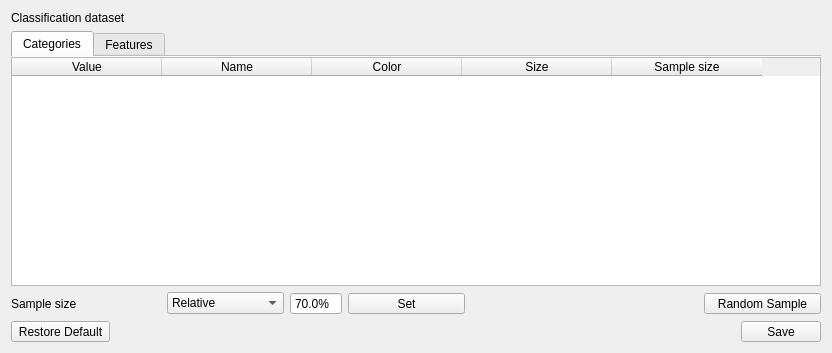
<?xml version="1.0" encoding="UTF-8"?>
<ui version="4.0">
    <class>Dialog</class>
    <widget class="QDialog" name="Dialog">
        <property name="geometry">
            <rect>
                <x>0</x>
                <y>0</y>
                <width>832</width>
                <height>353</height>
            </rect>
        </property>
        <property name="windowTitle">
            <string>Classification Dataset Manager</string>
        </property>
        <layout class="QVBoxLayout" name="verticalLayout">
            <item>
                <layout class="QHBoxLayout" name="horizontalLayout">
                    <item>
                        <widget class="QLabel" name="label_50">
                            <property name="sizePolicy">
                                <sizepolicy hsizetype="Fixed" vsizetype="Fixed">
                                    <horstretch>0</horstretch>
                                    <verstretch>0</verstretch>
                                </sizepolicy>
                            </property>
                            <property name="minimumSize">
                                <size>
                                    <width>150</width>
                                    <height>0</height>
                                </size>
                            </property>
                            <property name="text">
                                <string>Classification dataset</string>
                            </property>
                        </widget>
                    </item>
                    <item>
                        <widget class="ProcessingParameterPickleFileClassificationDatasetWidget" name="mDataset"
                                native="true"/>
                    </item>
                </layout>
            </item>
            <item>
                <widget class="QTabWidget" name="tab_18">
                    <property name="tabPosition">
                        <enum>QTabWidget::North</enum>
                    </property>
                    <property name="tabShape">
                        <enum>QTabWidget::Rounded</enum>
                    </property>
                    <property name="currentIndex">
                        <number>0</number>
                    </property>
                    <property name="documentMode">
                        <bool>true</bool>
                    </property>
                    <widget class="QWidget" name="tab_25">
                        <attribute name="title">
                            <string>Categories</string>
                        </attribute>
                        <layout class="QVBoxLayout" name="verticalLayout_15">
                            <property name="spacing">
                                <number>6</number>
                            </property>
                            <property name="leftMargin">
                                <number>0</number>
                            </property>
                            <property name="topMargin">
                                <number>0</number>
                            </property>
                            <property name="rightMargin">
                                <number>0</number>
                            </property>
                            <property name="bottomMargin">
                                <number>0</number>
                            </property>
                            <item>
                                <widget class="QTableWidget" name="mCategoryTable">
                                    <property name="sizePolicy">
                                        <sizepolicy hsizetype="Expanding" vsizetype="Expanding">
                                            <horstretch>1</horstretch>
                                            <verstretch>1</verstretch>
                                        </sizepolicy>
                                    </property>
                                    <property name="selectionMode">
                                        <enum>QAbstractItemView::NoSelection</enum>
                                    </property>
                                    <attribute name="horizontalHeaderDefaultSectionSize">
                                        <number>150</number>
                                    </attribute>
                                    <column>
                                        <property name="text">
                                            <string>Value</string>
                                        </property>
                                    </column>
                                    <column>
                                        <property name="text">
                                            <string>Name</string>
                                        </property>
                                    </column>
                                    <column>
                                        <property name="text">
                                            <string>Color</string>
                                        </property>
                                    </column>
                                    <column>
                                        <property name="text">
                                            <string>Size</string>
                                        </property>
                                    </column>
                                    <column>
                                        <property name="text">
                                            <string>Sample size</string>
                                        </property>
                                    </column>
                                </widget>
                            </item>
                        </layout>
                    </widget>
                    <widget class="QWidget" name="tab_26">
                        <attribute name="title">
                            <string>Features</string>
                        </attribute>
                        <layout class="QVBoxLayout" name="verticalLayout_16">
                            <property name="leftMargin">
                                <number>0</number>
                            </property>
                            <property name="topMargin">
                                <number>0</number>
                            </property>
                            <property name="rightMargin">
                                <number>0</number>
                            </property>
                            <property name="bottomMargin">
                                <number>0</number>
                            </property>
                            <item>
                                <widget class="QTableWidget" name="mFeaturesTable">
                                    <property name="sizePolicy">
                                        <sizepolicy hsizetype="Expanding" vsizetype="Expanding">
                                            <horstretch>1</horstretch>
                                            <verstretch>1</verstretch>
                                        </sizepolicy>
                                    </property>
                                    <property name="selectionMode">
                                        <enum>QAbstractItemView::NoSelection</enum>
                                    </property>
                                    <column>
                                        <property name="text">
                                            <string>Name</string>
                                        </property>
                                    </column>
                                </widget>
                            </item>
                        </layout>
                    </widget>
                </widget>
            </item>
            <item>
                <layout class="QHBoxLayout" name="horizontalLayout_4" stretch="0,0,0,0,2,0">
                    <item>
                        <widget class="QLabel" name="label_51">
                            <property name="sizePolicy">
                                <sizepolicy hsizetype="Preferred" vsizetype="Preferred">
                                    <horstretch>1</horstretch>
                                    <verstretch>0</verstretch>
                                </sizepolicy>
                            </property>
                            <property name="minimumSize">
                                <size>
                                    <width>150</width>
                                    <height>0</height>
                                </size>
                            </property>
                            <property name="text">
                                <string>Sample size</string>
                            </property>
                        </widget>
                    </item>
                    <item>
                        <widget class="QComboBox" name="mSampleType">
                            <property name="sizePolicy">
                                <sizepolicy hsizetype="Preferred" vsizetype="Fixed">
                                    <horstretch>1</horstretch>
                                    <verstretch>0</verstretch>
                                </sizepolicy>
                            </property>
                            <item>
                                <property name="text">
                                    <string>Relative</string>
                                </property>
                            </item>
                            <item>
                                <property name="text">
                                    <string>Absolute</string>
                                </property>
                            </item>
                        </widget>
                    </item>
                    <item>
                        <widget class="QStackedWidget" name="stackedWidget">
                            <property name="sizePolicy">
                                <sizepolicy hsizetype="Preferred" vsizetype="Fixed">
                                    <horstretch>0</horstretch>
                                    <verstretch>0</verstretch>
                                </sizepolicy>
                            </property>
                            <property name="currentIndex">
                                <number>0</number>
                            </property>
                            <widget class="QWidget" name="page">
                                <layout class="QVBoxLayout" name="verticalLayout_2">
                                    <property name="leftMargin">
                                        <number>0</number>
                                    </property>
                                    <property name="topMargin">
                                        <number>0</number>
                                    </property>
                                    <property name="rightMargin">
                                        <number>0</number>
                                    </property>
                                    <property name="bottomMargin">
                                        <number>0</number>
                                    </property>
                                    <item>
                                        <widget class="QgsDoubleSpinBox" name="mRelativeSize">
                                            <property name="sizePolicy">
                                                <sizepolicy hsizetype="Preferred" vsizetype="Fixed">
                                                    <horstretch>1</horstretch>
                                                    <verstretch>0</verstretch>
                                                </sizepolicy>
                                            </property>
                                            <property name="buttonSymbols">
                                                <enum>QAbstractSpinBox::NoButtons</enum>
                                            </property>
                                            <property name="prefix">
                                                <string/>
                                            </property>
                                            <property name="suffix">
                                                <string>%</string>
                                            </property>
                                            <property name="decimals">
                                                <number>1</number>
                                            </property>
                                            <property name="value">
                                                <double>70.000000000000000</double>
                                            </property>
                                            <property name="showClearButton" stdset="0">
                                                <bool>false</bool>
                                            </property>
                                        </widget>
                                    </item>
                                </layout>
                            </widget>
                            <widget class="QWidget" name="page_2">
                                <layout class="QVBoxLayout" name="verticalLayout_3">
                                    <property name="leftMargin">
                                        <number>0</number>
                                    </property>
                                    <property name="topMargin">
                                        <number>0</number>
                                    </property>
                                    <property name="rightMargin">
                                        <number>0</number>
                                    </property>
                                    <property name="bottomMargin">
                                        <number>0</number>
                                    </property>
                                    <item>
                                        <widget class="QgsSpinBox" name="mAbsoluteSize">
                                            <property name="sizePolicy">
                                                <sizepolicy hsizetype="Preferred" vsizetype="Fixed">
                                                    <horstretch>0</horstretch>
                                                    <verstretch>0</verstretch>
                                                </sizepolicy>
                                            </property>
                                            <property name="buttonSymbols">
                                                <enum>QAbstractSpinBox::NoButtons</enum>
                                            </property>
                                            <property name="suffix">
                                                <string/>
                                            </property>
                                            <property name="prefix">
                                                <string/>
                                            </property>
                                            <property name="maximum">
                                                <number>999999999</number>
                                            </property>
                                            <property name="showClearButton" stdset="0">
                                                <bool>false</bool>
                                            </property>
                                        </widget>
                                    </item>
                                </layout>
                            </widget>
                        </widget>
                    </item>
                    <item>
                        <widget class="QToolButton" name="mSetSampleSize">
                            <property name="sizePolicy">
                                <sizepolicy hsizetype="Preferred" vsizetype="Fixed">
                                    <horstretch>1</horstretch>
                                    <verstretch>0</verstretch>
                                </sizepolicy>
                            </property>
                            <property name="minimumSize">
                                <size>
                                    <width>80</width>
                                    <height>0</height>
                                </size>
                            </property>
                            <property name="toolTip">
                                <string/>
                            </property>
                            <property name="text">
                                <string>Set</string>
                            </property>
                        </widget>
                    </item>
                    <item>
                        <spacer name="horizontalSpacer_3">
                            <property name="orientation">
                                <enum>Qt::Horizontal</enum>
                            </property>
                            <property name="sizeHint" stdset="0">
                                <size>
                                    <width>40</width>
                                    <height>20</height>
                                </size>
                            </property>
                        </spacer>
                    </item>
                    <item>
                        <widget class="QToolButton" name="mRandomSample">
                            <property name="sizePolicy">
                                <sizepolicy hsizetype="Preferred" vsizetype="Fixed">
                                    <horstretch>1</horstretch>
                                    <verstretch>0</verstretch>
                                </sizepolicy>
                            </property>
                            <property name="text">
                                <string>Random Sample</string>
                            </property>
                            <property name="icon">
                                <iconset>
                                    <normaloff>:/images/themes/default/processingAlgorithm.svg</normaloff>
                                    :/images/themes/default/processingAlgorithm.svg
                                </iconset>
                            </property>
                            <property name="toolButtonStyle">
                                <enum>Qt::ToolButtonTextBesideIcon</enum>
                            </property>
                        </widget>
                    </item>
                </layout>
            </item>
            <item>
                <layout class="QHBoxLayout" name="horizontalLayout_2">
                    <item>
                        <widget class="QToolButton" name="mRestore">
                            <property name="text">
                                <string>Restore Default</string>
                            </property>
                        </widget>
                    </item>
                    <item>
                        <spacer name="horizontalSpacer">
                            <property name="orientation">
                                <enum>Qt::Horizontal</enum>
                            </property>
                            <property name="sizeHint" stdset="0">
                                <size>
                                    <width>40</width>
                                    <height>20</height>
                                </size>
                            </property>
                        </spacer>
                    </item>
                    <item>
                        <widget class="QToolButton" name="mSave">
                            <property name="sizePolicy">
                                <sizepolicy hsizetype="Fixed" vsizetype="Fixed">
                                    <horstretch>0</horstretch>
                                    <verstretch>0</verstretch>
                                </sizepolicy>
                            </property>
                            <property name="minimumSize">
                                <size>
                                    <width>80</width>
                                    <height>0</height>
                                </size>
                            </property>
                            <property name="toolTip">
                                <string/>
                            </property>
                            <property name="text">
                                <string>Save</string>
                            </property>
                        </widget>
                    </item>
                </layout>
            </item>
        </layout>
    </widget>
    <customwidgets>
        <customwidget>
            <class>QgsDoubleSpinBox</class>
            <extends>QDoubleSpinBox</extends>
            <header>qgsdoublespinbox.h</header>
        </customwidget>
        <customwidget>
            <class>QgsSpinBox</class>
            <extends>QSpinBox</extends>
            <header>qgsspinbox.h</header>
        </customwidget>
        <customwidget>
            <class>ProcessingParameterPickleFileClassificationDatasetWidget</class>
            <extends>QWidget</extends>
            <header>enmapboxprocessing.parameter.processingparameterpicklefileclassificationdatasetwidget</header>
            <container>1</container>
        </customwidget>
    </customwidgets>
    <resources/>
    <connections>
        <connection>
            <sender>mSampleType</sender>
            <signal>currentIndexChanged(int)</signal>
            <receiver>stackedWidget</receiver>
            <slot>setCurrentIndex(int)</slot>
            <hints>
                <hint type="sourcelabel">
                    <x>224</x>
                    <y>304</y>
                </hint>
                <hint type="destinationlabel">
                    <x>344</x>
                    <y>299</y>
                </hint>
            </hints>
        </connection>
    </connections>
</ui>
